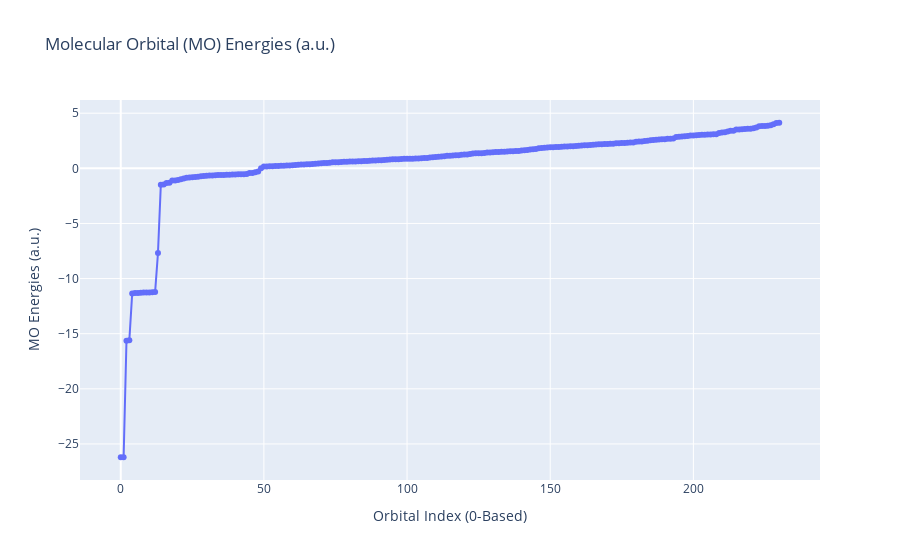

Notebook cell for this chart:
### Code cell
# Plot the MO Energies (i.e. eigenvalues of the Fock matrix)
fig = px.line(y=BODIPY_def2svp.mo_energies, markers=True, title="Molecular Orbital (MO) Energies (a.u.)")
fig.update_layout(xaxis_title="Orbital Index (0-Based)", yaxis_title="MO Energies (a.u.)")
fig.show()

### Figure 1 — Plotly figure (JSON) as saved in the notebook; plotly's stock layout.template omitted (floating-point values rounded to 4 significant figures; data arrays with more than 128 entries replaced by an {"elided": "..."} marker saying what was removed)
{"data": [{"hovertemplate": "x=%{x}<br>y=%{y}<extra></extra>", "legendgroup": "", "line": {"color": "#636efa", "dash": "solid"}, "marker": {"symbol": "circle"}, "mode": "lines+markers", "name": "", "orientation": "v", "showlegend": false, "type": "scatter", "x": {"elided": "231 int values"}, "xaxis": "x", "y": {"elided": "231 float values"}, "yaxis": "y"}], "layout": {"legend": {"tracegroupgap": 0}, "title": {"text": "Molecular Orbital (MO) Energies (a.u.)"}, "xaxis": {"anchor": "y", "domain": [0, 1], "title": {"text": "Orbital Index (0-Based)"}}, "yaxis": {"anchor": "x", "domain": [0, 1], "title": {"text": "MO Energies (a.u.)"}}}}
